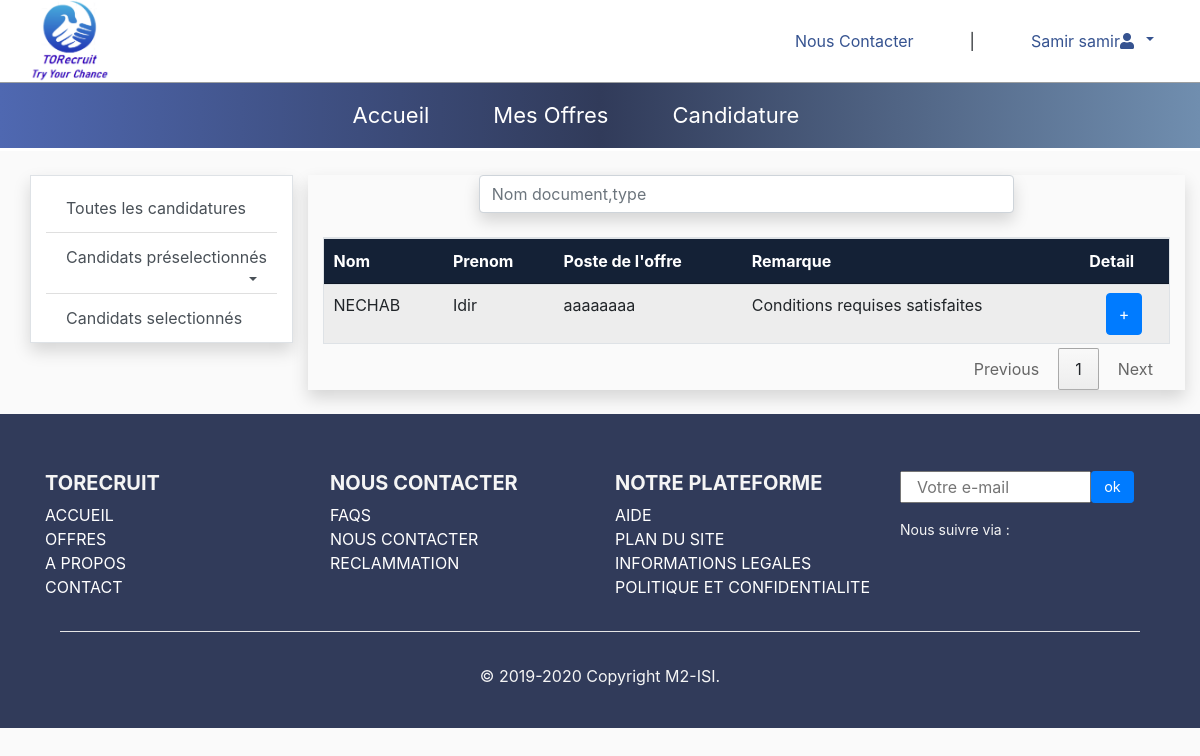
Screenshot of /liste_candidature.php (signed in) with the database file from the repository.
### tables this page shows
CREATE TABLE `candidature` (
  `id_candidat` int(11) NOT NULL,
  `code_offre` int(11) NOT NULL,
  `etat` varchar(100) DEFAULT NULL,
  `reponse` varchar(60) DEFAULT NULL,
  `date_candidature` datetime NOT NULL DEFAULT CURRENT_TIMESTAMP
);

CREATE TABLE `candidat` (
  `id_candidat` int(11) NOT NULL,
  `nom` varchar(25) DEFAULT NULL,
  `prenom` varchar(25) DEFAULT NULL,
  `date_naissance` varchar(15) DEFAULT NULL,
  `sexe` varchar(10) DEFAULT NULL,
  `adresse` text,
  `num_daira` int(11) DEFAULT NULL,
  `email` varchar(50) DEFAULT NULL,
  `num_tel` varchar(15) DEFAULT NULL,
  `imagee` varchar(100) DEFAULT NULL,
  `mdp` varchar(100) DEFAULT NULL,
  `token` varchar(20) DEFAULT NULL
);

CREATE TABLE `offre_emploi` (
  `code_offre` int(11) NOT NULL,
  `date_d` datetime DEFAULT CURRENT_TIMESTAMP,
  `date_f` varchar(50) DEFAULT NULL,
  `poste` varchar(60) DEFAULT NULL,
  `typeTravail` varchar(15) NOT NULL,
  `detail` text,
  `adresse` varchar(150) NOT NULL,
  `id_recruteur` int(11) NOT NULL,
  `num_daira` int(11) DEFAULT NULL
);

### liste_candidature.php (the view, shortened to what this page needs)
<?php
$idR=$_SESSION['id_recruteur'];
require "bd.php";
?>
<!DOCTYPE html>
<html>
	<head>
		<link rel="stylesheet" href="">
		<link rel="stylesheet" href="css/style.css">
		<link rel="stylesheet" type="text/css" href="
			https://cdn.datatables.net/1.10.22/css/jquery.dataTables.min.css">
			<link rel="stylesheet" type="text/css" href="https://cdn.datatables.net/responsive/2.2.6/css/responsive.dataTables.min.css">
		</head>
		<body>
			<?php include("headerRliste.php")?>
			<?php
			 $req="SELECT c.email, o.code_offre, o.poste, c.nom, c.prenom, cd.etat, cd.id_candidat FROM recruteur r, offre_emploi o, candidature cd, candidat c WHERE r.id_recruteur = o.id_recruteur AND o.id_recruteur='$idR' AND c.id_candidat=cd.id_candidat AND cd.code_offre=o.code_offre";
			$rep = mysqli_query($connection,$req);
			?>
			<div class="row col-12 mt-4 mb-4">
				<div class="row col-12 col-lg-3 mb-4 d-none d-md-block ">
					<div class="col-12 border shadow bg-white" id="sidebar-wrapper">
						<div class="list-group list-group-flush mt-2 ">
							<a href="#" class="list-group-item list-group-item-action tc ">Toutes les candidatures</a>
							<a  href="#homeSubmenu" data-toggle="collapse" aria-expanded="false" class=" list-group-item dropdown-toggle list-group-item-action">Candidats préselectionnés</a>
							<a href="#" class="list-group-item list-group-item-action cs">Candidats selectionnés</a>
						</div>
					</div>
				</div>
				<div class=" col-12 col-lg-9 mx-auto shadow ">
					<div class="col-12 col-lg-8 mx-auto"> <input type="text" id="search" class="form-control shadow" name="" placeholder="Nom document,type"></div>
					<div id="gh">
					<table id="myTable" cellspacing="0" width="100%" class=" table border responsive table-striped   mt-4 align-center ">
	<thead class="text-left text-white" style="background:#142136 ">
		<tr>
			<th>Nom</th>
			<th>Prenom</th>
			<th>Poste de l'offre</th>
			<th>Remarque</th>
			<th>Detail</th>
		</tr>
	</thead>
	<tbody>
		<?php
  if (mysqli_num_rows($rep)>0)
  {
  while($row = mysqli_fetch_assoc($rep))
{
?>
		<tr>
			<td><?php echo $row['nom']; ?></td>
			<td><?php echo $row['prenom']; ?></td>
			<td><?php echo $row['poste']; ?></td>
			<td><?php echo $row['etat']; ?></td>
			<td class="text-center"><a href="detail_candidat.php?id=<?=$row['id_candidat'];?>" class="btn btn-primary py-2">+</a></td>
		</tr>
		<?php
    } }
    ?>
	</tbody>
</table>
</div>
				</div>
			</div>
			<?php include("footers.php")?>
		</body>
	</html>

### css/style.css (style rules this page uses)
body { line-height: 1.7; background: #fafafa; color: #4d4d4d; font-weight: 400; font-size: 1rem; font-family: "Roboto Mono", SFMono-Regular, Menlo, Monaco, Consolas, "Liberation Mono", "Courier New", monospace; font-family: "Nunito Sans", -apple-system, BlinkMacSystemFont, "Segoe UI", Roboto, "Helvetica Neue", Arial, sans-serif, "Apple Color Emoji", "Segoe UI Emoji", "Segoe UI Symbol", "Noto Color Emoji"; }
a { -webkit-transition: .3s all ease; -o-transition: .3s all ease; transition: .3s all ease; }
.btn { position: relative; top: 0; }
.btn.btn-primary { color: #fff; }
.form-control { height: 47px; }

### css/stylee.css (style rules this page uses)
body { background-color: #fafafa; }

### liste_candidature.php (style rules this page uses)
.dropdown-toggle::after { display: inline-block; width: 0; height: 0; margin-left: .3em; vertical-align: middle; content: ""; border-top: .3em solid; border-right: .3em solid transparent; border-left: .3em solid transparent; float: right; margin-top: 8px; }

### footers.php (style rules this page uses)
.row { margin-left: 0; margin-right: 0; }

### rows the page displays
candidature: id_candidat.nom "NECHAB", id_candidat.prenom "Idir", code_offre.poste "aaaaaaaa", etat "Conditions requises satisfaites"

### other values shown
$p "Samir"
$n "samir"
